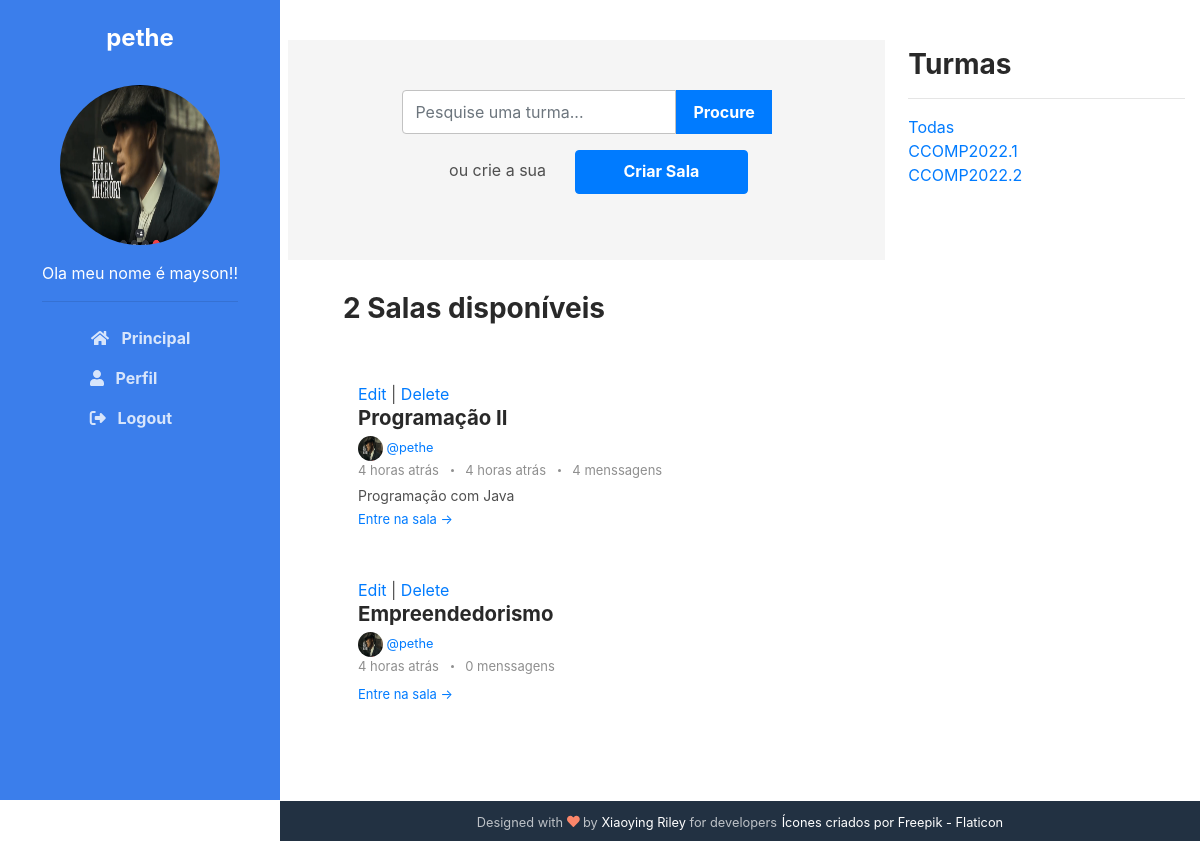
/ (signed in), run on the app's committed database.
### base/models.py (models this page shows, shortened)
class User(AbstractUser):
    name = models.CharField(max_length=200, null=True)
    email = models.EmailField(unique=True)
    bio = models.TextField(default='')
    avatar = models.ImageField(null=True, default="profile.png")
    USERNAME_FIELD = 'email'
    REQUIRED_FIELDS = []

class Room(models.Model):
    host = models.ForeignKey(User, on_delete=models.SET_NULL, null=True)
    classe = models.ForeignKey(Classe, on_delete=models.SET_NULL, null=True)
    name = models.CharField(max_length=200)
    desc = models.TextField(null=True, blank=True)
    room_join = models.CharField(default='room', max_length=20)
    participants = models.ManyToManyField(
        User, related_name='participants', blank=True)
    date_control_initial = models.DateField(default=datetime.today, null=False)
    date_control_end = models.DateField(blank=True, null=True)
    updated = models.DateTimeField(auto_now=True)
    created = models.DateTimeField(auto_now_add=True)
    created_in = models.TextField(blank=True)
    class Meta:
        ordering = ['-updated', '-created']

class Message(models.Model):
    user = models.ForeignKey(User, on_delete=models.CASCADE)
    room = models.ForeignKey(Room, on_delete=models.CASCADE)
    body = models.TextField()
    update = models.DateTimeField(auto_now=True)
    created = models.DateTimeField(auto_now_add=True)
    created_in = models.TextField(null=True, blank=True)

class Classe(models.Model):
    name = models.CharField(max_length=200)

### base/views.py (the view)
# urls.py: path('', views.home, name="home"),
def home(request):
    q = request.GET.get('q') if request.GET.get(
        'q') != None else ''
    rooms = Room.objects.filter(Q(classe__name__icontains=q) | Q(
        name__icontains=q) | Q(desc__icontains=q)).order_by('-created')
    howLongAgo(rooms)
    classes = Classe.objects.all()
    room_count = rooms.count()
    room_messages = Message.objects.filter(
        Q(room__classe__name__icontains=q) | Q(
            room__name__icontains=q)).order_by('-created')
    howLongAgo(room_messages)
    recent_activity = room_messages[:6]
    context = {'rooms': rooms, 'classes': classes,
               'q': q, 'room_count': room_count, 'room_messages': room_messages,
               'recent_activity': recent_activity}
    return render(request, 'base/home.html', context)

### base/views.py (called while the page is built)
def timesince(dt, default="agora"):
    now = datetime.now()
    diff = now - dt
    periods = (
        (diff.days // 365, "ano", "anos"),
        (diff.days // 30, "mês", "meses"),
        (diff.days // 7, "semana", "semanas"),
        (diff.days, "dia", "dias"),
        (diff.seconds // 3600, "hora", "horas"),
        (diff.seconds // 60, "minuto", "minutos"),
        (diff.seconds, "segundo", "segundos"),
    )
    for period, singular, plural in periods:
        if period >= 1:
            return "%d %s atrás" % (period, singular if period == 1 else plural)
    return default

def howLongAgo(datas):
    for data in datas:
        wasCreated = data.created
        fuso_horario = timezone('America/Sao_Paulo')
        data_e_hora_sao_paulo = wasCreated.astimezone(fuso_horario)
        wasCreated_format = data_e_hora_sao_paulo.strftime(
            "%d/%m/%Y %H:%M:%S")
        data_created, hour_created = wasCreated_format.split(' ')
        data_created = data_created + " " + hour_created
        d = int(data_created.split('/')[0])
        m = int(data_created.split('/')[1])
        y = int(data_created.split('/')[2].split(' ')[0])
        h = int(hour_created.split(':')[0])
        mi = int(hour_created.split(':')[1])
        s = int(hour_created.split(':')[2])
        data.created_in = timesince(datetime(y, m, d, h, mi, s))
        data.save()

### base/templates/base/home.html
{% extends 'main.html' %}
{% load static %}
{% block content %}
	<link rel="stylesheet" href="{% static 'styles/main.css' %}">
	<div class="main-2-column">
		<div class="mt-4">
			<div class="search-bar m-2 my-md-3 d-flex flex-wrap justify-content-center align-items-center">
				<form action="" method="get">
					<div class="input-group">
						<input type="text"  name=q class="form-control" placeholder="Pesquise uma turma..." aria-label="Pesquise uma turma..." aria-describedby="basic-addon1">
						<div class="input-group-prepend">
						  <input type="submit" class="input-group btn btn-primary" id="basic-addon1" value="Procure">
						</div>
					</div>
				</form>
				<div class="my-3">
					<p class="mx-4 my-2 d-inline">ou crie a sua</p>
					<a class="btn btn-primary py-2 px-5" href="{% url 'create-room' %}">Criar Sala</a>
				</div>
			</div>
			<div class="container">
				<h3 class="pl-5 pt-3">{{room_count}} Salas disponíveis</h3>
				{% include 'base/feed_component.html' %}
			</div>
		</div>
		<div class="d-flex flex-column pt-5">
			{% include 'base/classes_component.html' %}
		</div>
	</div>
{% endblock content%}

### templates/navbar.html (shortened to what this page needs)
{% load static %}
<header class="header text-center">
    {% if user.is_authenticated %}
        <h1 class="blog-name pt-lg-4 mb-0"><a href="">{{user.username}} </a></h1>
        <nav class="navbar navbar-expand-lg navbar-dark" >
                <div id="navigation" class="collapse navbar-collapse flex-column" >
                    <div class="profile-section pt-3 pt-lg-0">
                        <img class="profile-image mb-3 rounded-circle mx-auto" src="{{user.avatar.url}}" alt="image" >
                        <p>{{user.bio}}</p>
                        <hr>
                    </div>
                    <ul id="navi" class="navbar-nav flex-column text-left" onclick="navIconActive()">
                        <li class="nav-item">
                            <a class="nav-link" href="{% url 'home' %}"><i class="fas fa-home fa-fw mr-2"></i>
                                Principal <span class="sr-only">(current)</span>
                            </a>
                        </li>
                        <li class="nav-item">
                            <a href="{% url 'user-profile' user.id%}" class="nav-link"><i class="fa fa-user mr-2" aria-hidden="true"></i>
                                Perfil
                            </a>
                        </li>
                        {% if request.user == user %}
                            <li class="nav-item">
                            <a class="nav-link" href="{% url 'logout' %}"><i class="fa-solid fa-right-from-bracket mr-2"></i>
                                Logout
                            </a>
                            </li>
                        {% endif %}
                    </ul>
                </div>
        </nav>
    {% endif %}
</header>

### base/templates/base/feed_component.html
{% load humanize %}
<section class="blog-list px-3 py-5 p-md-5 ">
    <div class="container">
        {% for room in rooms %}
            {% if request.user == room.host %}
                <a href="{% url 'update-room' room.id%}">Edit</a>
                |
                <a href="{% url 'delete-room' room.id%}">Delete</a>
            {% endif %}
            <div class="item mb-5">
                <div class="media">
                    <div class="media-body">
                        <h3 class="title mb-1">
                            <a href="{% url 'join' room.id%}">
                                {{room.name}}
                            </a>
                        </h3>
                        <small>
							<img class="msg-img rounded-circle m-0" src="{{room.host.avatar.url}}" alt="image" >
                            <a href="{% url 'user-profile' room.host.id %}">@{{room.host.username}}</a>
                        </small>
                        <div class="meta mb-1"><span class="date">
                            {{room.created_in}}
                        </span>
                            {% if room.message_set.all.count > 0 %}
                            <span class="time">
                            {% for m in room.message_set.all %}
                                {% if forloop.last %}
                                {{m.created_in}}
                                {% endif %}
                            {% endfor%}
                            </span>
                            {% endif %}
                            <span class="comment">
                                <a href="#">
                                    {{room.message_set.all.count}}
                                {% if room.message_set.all.count > 1 or room.message_set.all.count == 0%}
                                    menssagens
                                {% else %}
                                    menssagem
                                {% endif %}
                                </a>
                            </span>
                        </div>
                        <div class="intro">{{room.desc|truncatechars:70}}</div>
                        <a class="more-link" href="{% url 'room' room.id%}">Entre na sala &rarr;</a>
                    </div>
                </div>
            </div>
        {% endfor %}
    </div>
</section>

### base/templates/base/classes_component.html
<div class="container">
    <h3>Turmas</h3>
    <hr/>
    <a href="{% url 'home' %}">Todas</a>
    {% for classe in classes %}
    <div>
        <a href="{% url 'home' %}?q={{classe.name}}">{{classe.name}}</a>
    </div>
    {% endfor %}
</div>

### static/styles/main.css (style rules this page uses)
.main-2-column { display: grid; grid-template-columns: 3fr 1.5fr; }
.search-bar { padding: 50px 0px; background-color: whitesmoke !important; }
body { -webkit-font-smoothing: antialiased; -moz-osx-font-smoothing: grayscale; color: #4f4f4f; }
h1, h2, h3, h4, h5, h6 { color: #292929; font-weight: bold; }
.btn { font-weight: bold; padding: 0.375rem 1rem; height: 2.75rem; transition: all 0.4s ease-in-out; }
.btn-primary { color: #fff; }
.form-control { padding-top: 0.875rem; padding-bottom: 0.875rem; height: 2.75rem; border-color: #c2c2c2; }
.header { position: fixed; left: 0; top: 0; height: 100vh; width: 280px; background: #3b7eeb; color: #fff; }
.header .blog-name { font-weight: bold; font-size: 1.5rem; color: #fff; }
.header .blog-name a { color: #fff; }
.header .navbar { padding: 2rem 1rem; }
.header .nav-item { font-weight: bold; }
.header .nav-item .nav-link { color: rgba(255, 255, 255, 0.8); }
.msg-img { width: 25px; height: 25px; }
.profile-section .profile-image { width: 160px; height: 160px; }
.main-wrapper .container { max-width: 820px; }
.blog-list .item .title { font-size: 1.275rem; }
.blog-list .item .title a { color: #292929; }
.blog-list .item .intro { font-size: 0.875rem; }
.blog-list .item .more-link { font-size: 0.8125rem; }
.meta { color: #8f8f8f; font-size: 0.8125rem; }
.meta span { display: inline-block; }
.meta span a { color: #8f8f8f; }
.meta span:after { content: ""; display: inline-block; width: 3px; height: 3px; border-radius: 50%; background: #8f8f8f; margin-left: 0.5rem; margin-right: 0.5rem; position: relative; top: -3px; }
.meta span:last-child:after { display: none; }
body { overflow-x: hidden; }

### data on the page
User: username "pethe", avatar (picture), bio "Ola meu nome é mayson!!"
Room: shows "Edit", name "Programação II", host.avatar (picture), host.username "pethe", created_in "4 horas atrás", message_set.all.count "4", shows "menssagens", desc "Programação com Java"
Message: created_in "4 horas atrás"
Room: shows "Edit", name "Empreendedorismo", host.avatar (picture), host.username "pethe", created_in "4 horas atrás", message_set.all.count "0", shows "menssagens"
Classe: name "CCOMP2022.1"
Classe: name "CCOMP2022.2"

### other printed values
{{ room_count }} "2"
